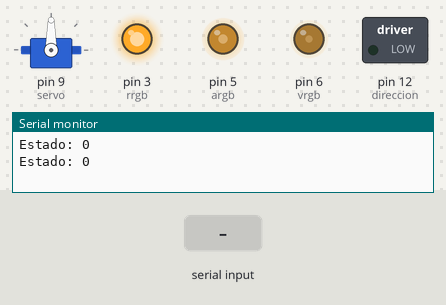
Bench run of a sketch on a simulated Arduino Uno, built with avr-gcc and run on an emulated ATmega328P. Parts: servo, switched loads named in the sketch (green lamp = pin HIGH), output pins drawn as LEDs (lit = HIGH), the last lines printed to the serial monitor. Inputs (shaded band) come from the test bench. Pins used as bus, display or sensor lines are not drawn.

Above: at 1.2 s.
1.3 s: "a" received over Serial
At 3.0 s:
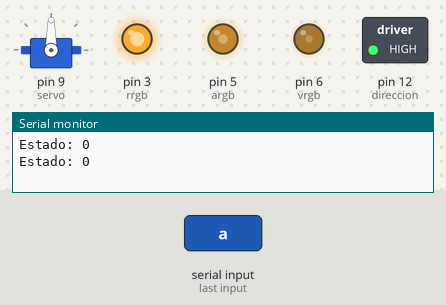
7.2 s: "b" received over Serial
At 7.9 s:
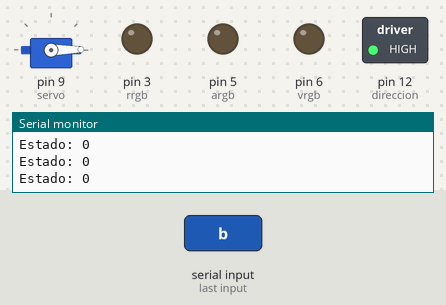
15.8 s: "c" received over Serial
At 17.6 s:
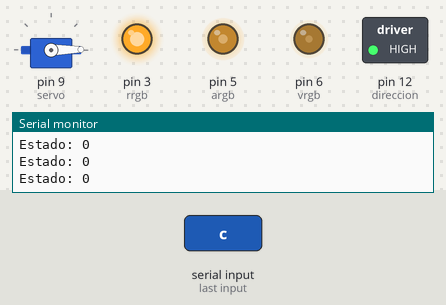
Timing chart, 0 to 26.1 s (numbered marks = the images above; inputs shaded):
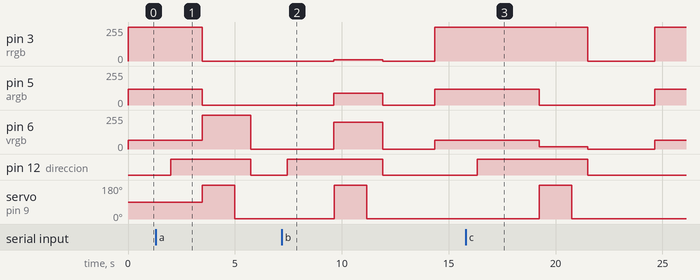

The sketch:

Cocktail.ino
```cpp
#include<Servo.h>
                    /*############################################################################################################*/
Servo servo;
int steps = 10;       // pin step 10
int direccion = 12;   // pin direccion 12
int sentido = false;    // True= izquierda   False=Derecha
int x;
int estado = 0;       //Letra enviada por bluetooth
int enviar = 0;       //Comienzo de la app BARBOT
int vrgb = 6;
int rrgb = 3;
int argb = 5;

                    /*############################################################################################################*/
void setup() {
  Serial.begin(9600);
  pinMode(steps, OUTPUT);
  pinMode(direccion, OUTPUT);
  servo.attach(9);
  pinMode(vrgb,OUTPUT);
  pinMode(argb,OUTPUT);
  pinMode(rrgb,OUTPUT);
}
                    /*############################################################################################################*/
void loop() {
  if (Serial.available() > 0){
    estado = Serial.read();
  }
  if (  estado == 0){
    analogWrite(rrgb,255);
    analogWrite(vrgb,64);
    analogWrite(argb,120);
  }
    switch(estado){
      case 'a'://MANZANA
        Uno(700,true);
        SERVO(0,255,0);
        Uno(700,false);
        estado = 0;
       break;

       case 'b'://PIÑA
        Uno(1400,true);
        SERVO(10,200,90);
        Uno(1400,false);
        estado = 0;
       break;

       case'c'://NARANJA
        Uno(2100,true);
        SERVO(255,18,0);
        Uno(2100,false);
        estado = 0;
       break;

       case 'd'://NARANJA PIÑA
        Uno(1400,true);
        SERVO(10,200,90);
        Uno(700,true);
        SERVO(255,18,0);
        Uno(2100,false);
        estado = 0;
       break;

       case 'e'://NARANJA MANZANA
        Uno(700,true);
        SERVO(0,255,0);
        Uno(1400,true);
        SERVO(255,18,0);
        Uno(2100,false);
        estado = 0;
       break;

       case 'f'://PIÑA MANZANA
       Uno(700,true);
       SERVO(0,255,0);
       Uno(700,true);
       SERVO(10,200,90);
       Uno(1400,false);
       estado = 0;
       break;
  }

  Serial.print("Estado: ");
  Serial.println(estado);
  delay(1000);

 }
                    /*############################################################################################################*/
 void Uno(int distancia,bool VoF){
       for (x = 0 ; x < distancia ;x++){
         int sentido = VoF;    // True= izquierda   False=Derecha
         digitalWrite(direccion, sentido);    // cambiamos de dirección segun sentido
         digitalWrite(steps, HIGH);         // Aqui generamos un flanco de bajada HIGH - LOW
         delayMicroseconds(5);              // Pequeño retardo para formar el pulso en STEP
         digitalWrite(steps, LOW);         // y el A4988 de avanzara un paso el motor
         delayMicroseconds(1000); // generamos un retardo con el valor leido del potenciometro               }
      }
 }

                    /*############################################################################################################*/

void SERVO(int rojo, int verde, int azul){
  delay(750);
  for(int i = 0 ; i <= 180 ; i++){
    servo.write(i);
    analogWrite(rrgb,rojo);
    analogWrite(vrgb,verde);
    analogWrite(argb,azul);
  }
    analogWrite(rrgb,rojo);
    analogWrite(vrgb,verde);
    analogWrite(argb,azul);
    delay(1500);
  for(int i = 179 ; i > 0 ; i--) {
    servo.write(i);
  }
    analogWrite(rrgb,rojo);
    analogWrite(vrgb,verde);
    analogWrite(argb,azul);
  delay(750);
    analogWrite(rrgb,0);
    analogWrite(vrgb,0);
    analogWrite(argb,0);
}
```

Measured:
- after the input at 1.3 s, pin 3 (rrgb): 255/255 → 0/255 after 2.2 s; pin 5 (argb): 120/255 → 0/255 after 2.2 s; pin 6 (vrgb): 64/255 → 255/255 after 2.2 s, → 0/255 2.3 s later; pin 12 (direccion): LOW → HIGH after 0.70 s, → LOW 3.7 s later; servo on pin 9 (servo): 90° → 180° after 2.2 s, → 1° 1.5 s later
- after the input at 7.2 s, pin 3 (rrgb): 0/255 → 10/255 after 2.4 s, → 0/255 2.3 s later, → 255/255 2.4 s later; pin 5 (argb): 0/255 → 90/255 after 2.4 s, → 0/255 2.3 s later, → 120/255 2.4 s later
- after the input at 15.8 s, pin 3 (rrgb): 255/255 → 0/255 after 5.7 s, → 255/255 3.1 s later; pin 5 (argb): 120/255 → 0/255 after 3.4 s, → 120/255 5.4 s later
